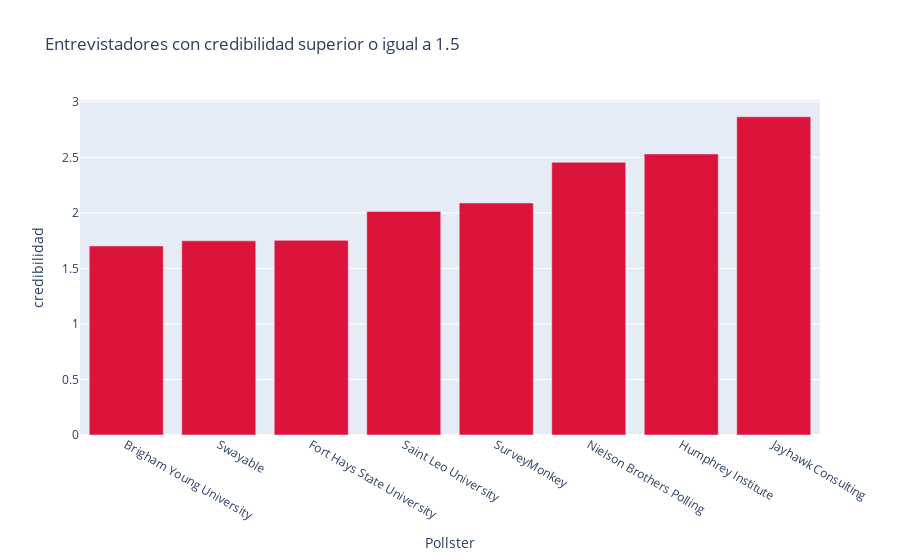

Write notebook code for a chart like this one.
### Markdown cell above
5. A partir de los datos del ejercicio 4, he creado una nueva variable que será la puntuación (credibilidad) que le daremos a ese agente entrevistador. Esta puntuación vendrá dada por:
     puntuación = nota evaluada + *Predictive    Plus-Minus*
     Donde la nota evaluada se refiere a que la clasificación por *A, B, C, D, F* se evaluará de la siguiente forma:
    A &#8594; 1, B &#8594; 0.5, C &#8594; 0, D &#8594; -0.5, F &#8594; -1

   <br> 5.1 Calcular (y representar gráficamente) para aquellas entrevistas que su puntuación sea superior o igual a 1.5:

    a) El número de personas según el nivel de preocupación (*concern very, somewhat,...*) en función si la entrevista había finalizado estricatament antes del 2020-09-01 (1 de septiembre de 2020), o después.

    b) El porcentaje de personas según el nivel de preocupación (*concern very, somewhat,...*) en función si la entrevista había finalizado estricatament antes del 2020-09-01, o después. (**Nota:** porcentaje respecto el número de personas por cada grupo antes del 2020-09-01 y después).

### Code cell
%run -i "graph_pre_and_post.py"

### Figure 1 — Plotly figure (JSON) as saved in the notebook; plotly's stock layout.template omitted (floating-point values rounded to 4 significant figures)
{"data": [{"alignmentgroup": "True", "hovertemplate": "Pollster=%{x}<br>credibilidad=%{y}<extra></extra>", "legendgroup": "", "marker": {"color": "crimson"}, "name": "", "offsetgroup": "", "orientation": "v", "showlegend": false, "textposition": "auto", "type": "bar", "x": ["Brigham Young University", "Swayable", "Fort Hays State University", "Saint Leo University", "SurveyMonkey", "Nielson Brothers Polling", "Humphrey Institute", "Jayhawk Consulting"], "xaxis": "x", "y": [1.702, 1.748, 1.753, 2.013, 2.089, 2.455, 2.531, 2.865], "yaxis": "y"}], "layout": {"barmode": "relative", "legend": {"tracegroupgap": 0}, "title": {"text": "Entrevistadores con credibilidad superior o igual a 1.5"}, "xaxis": {"anchor": "y", "domain": [0.0, 1.0], "title": {"text": "Pollster"}}, "yaxis": {"anchor": "x", "domain": [0.0, 1.0], "title": {"text": "credibilidad"}}}}
